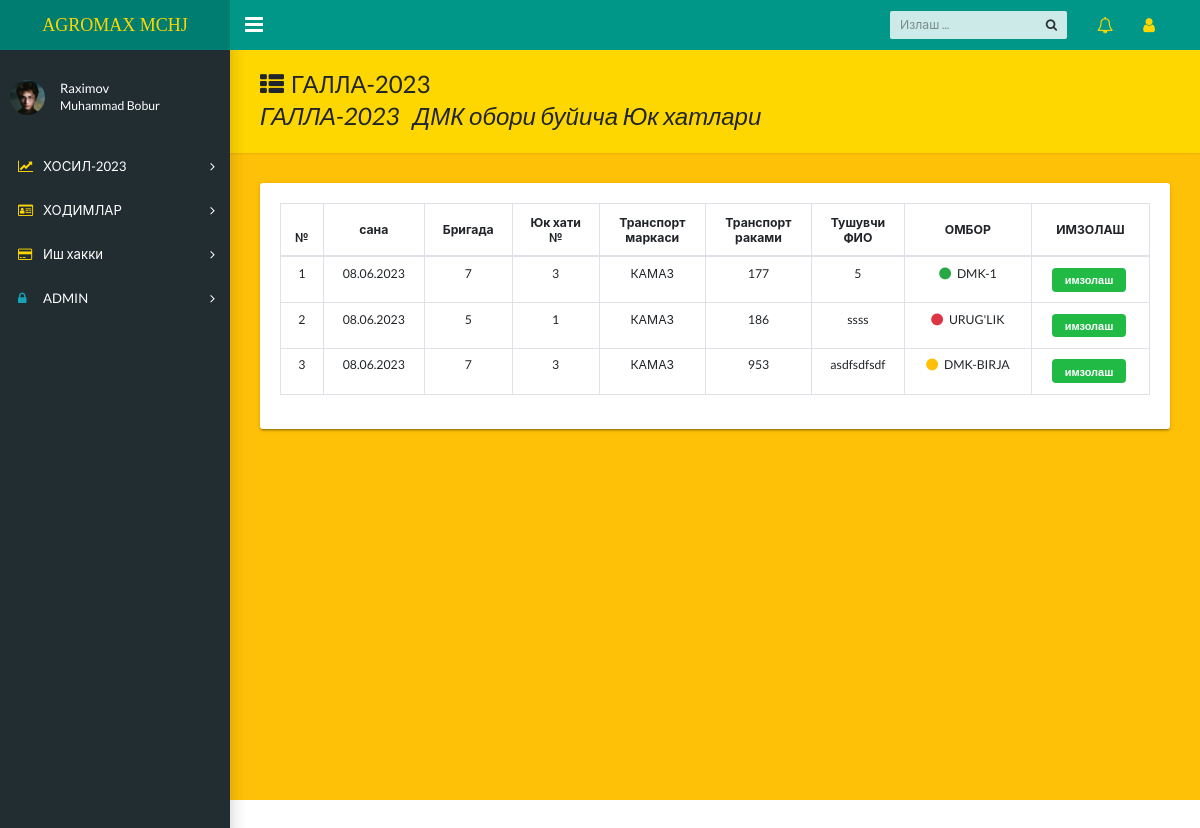
The app's page /dmkimzo/ (signed in), older data.
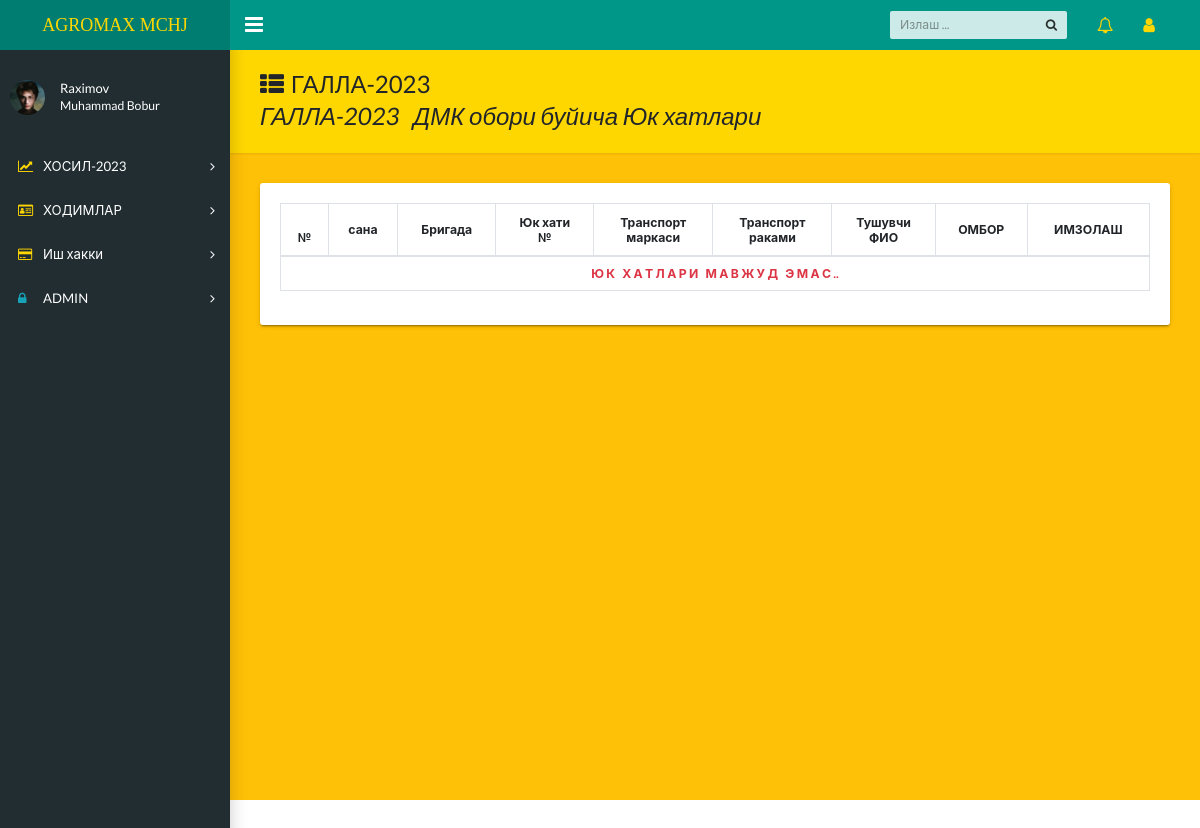
The same page, newer data.
### login/models.py (models this page shows, shortened)
class Profile(models.Model):
    user=models.OneToOneField(User,on_delete=models.CASCADE,unique=True)
    firs_name=models.CharField(max_length=20,blank=True,default='ISM')
    last_name=models.CharField(max_length=20,blank=True,default='FAMILYA')
    pic=models.ImageField(upload_to=get_image_path,default='default/avatar.png')
    activate=models.BooleanField(default=False)

### homes/models.py (models this page shows, shortened)
class Galla(models.Model):
    sender=models.ForeignKey(User,on_delete=models.CASCADE,null=True,blank=True)
    date=models.DateField()
    brigada=models.ForeignKey('GBrigada',on_delete=models.PROTECT)
    ombor=models.ForeignKey("OmborG",on_delete=models.CASCADE)
    yuk_num=models.CharField(max_length=3)
    tr_marka=models.CharField(max_length=20,choices=tr_marka)
    tr_num=models.CharField(max_length=20)
    tr_name=models.CharField(max_length=30)
    imzo=models.BooleanField(default=False)
    brutto=models.FloatField(null=True,blank=True)
    tara=models.FloatField(null=True,blank=True)
    sofVazn=models.IntegerField(blank=True,null=True,default=0)

### login/decarators.py (the view)
        def wrapper_func(request,*args,**kwargs):
            group=None
            if request.user.groups.exists():
                group=request.user.groups.all()[0].name
            if group in allowed_roles:
                return view_func(request,*args,**kwargs)
            else:
                return render(request,'404/404.html')

### login/decarators.py (called while the page is built)
def allowed_users(allowed_roles=[]):
    def decarator(view_func):
        def wrapper_func(request,*args,**kwargs):
            group=None
            if request.user.groups.exists():
                group=request.user.groups.all()[0].name
            if group in allowed_roles:
                return view_func(request,*args,**kwargs)
            else:
                return render(request,'404/404.html')
        return wrapper_func
    return decarator

### login/views.py (called while the page is built)
@login_required(login_url='login')
@allowed_users(allowed_roles=['dmk','admin'])
def dmkimzo(request):
    dmk=Galla.objects.filter(ombor__name__in=['DMK-1',"DMK-BIRJA","URUG'LIK"],imzo=False).order_by('-id').values('date','brigada','ombor__name','yuk_num','tr_num','tr_marka','tr_name','imzo','id')
    context={'dmk':dmk}
    return render(request,'form/dmkimzo.html',context)

### templates/form/dmkimzo.html (shortened to what this page needs)
{% extends 'homes/dashboard.html' %}
{% block content %}
<main class="app-content bg-warning">
    <div class="app-title" style="background-color: gold;">
      <div>
        <h1><i class="fa fa-th-list pr-2"></i>ГАЛЛА-2023
        <p>ГАЛЛА-2023&nbsp;&nbsp;&nbsp;ДМК обори буйича Юк хатлари</p>
      </div>
    </div>
    <div class="row" >
      <div class="col-md-12">
        <div class="tile" >
          <div class="tile-body">
            <div class="table-responsive">
                {% include 'form/dmkimzo-inc.html' %}
              </div>
          </div>
        </div>
      </div>
    </div>
  </main>
{% endblock %}

### templates/homes/dashboard.html (shortened to what this page needs)
{% load static %}
<!DOCTYPE html>
<html lang="en">
  <head>
    <link rel="stylesheet" href="https://cdnjs.cloudflare.com/ajax/libs/semantic-ui/2.5.0/semantic.min.css" />
    <link rel="stylesheet" type="text/css" href="{% static 'css/main.css' %}">
    <link rel="stylesheet" type="text/css" href="https://maxcdn.bootstrapcdn.com/font-awesome/4.7.0/css/font-awesome.min.css">
  </head>
  <body class="app sidebar-mini">
    <header class="app-header"><a class="app-header__logo" style="color: gold;" href="{% url 'home' %}">AGROMAX MCHJ</a>
      <a class="app-sidebar__toggle" href="#" data-toggle="sidebar" aria-label="Hide Sidebar"></a>
      <ul class="app-nav">
        <li class="app-search">
          <input class="app-search__input" type="search" placeholder="Излаш ...">
          <button class="app-search__button"><i class="fa fa-search"></i></button>
        </li>
        <li class="dropdown"><a class="app-nav__item" href="#" data-toggle="dropdown" aria-label="Show notifications"><i class="fa fa-bell-o fa-lg" style="color: gold;"></i></a>
        </li>
        <li class="dropdown"><a class="app-nav__item" href="#" data-toggle="dropdown" aria-label="Open Profile Menu"><i class="fa fa-user fa-lg" style="color: gold;"></i></a>
        </li>
      </ul>
    </header>
    <aside class="app-sidebar">
      <div class="app-sidebar__user"><img class="app-sidebar__user-avatar ui mini image " src="{{request.user.profile.pic.url}}" alt="User Image">
        <div>
          <p class="app-sidebar__user-name">{{user.profile.firs_name}}
          <p class="app-sidebar__user-designation">{{user.profile.last_name}}</p>
        </div>
      </div>
      <ul class="app-menu">
        <li class="treeview"><a class="app-menu__item" href="#" data-toggle="treeview"><i class="app-menu__icon fa fa-line-chart" style="color: gold;"></i><span class="app-menu__label">ХОСИЛ-2023</span><i class="treeview-indicator fa fa-angle-right"></i></a>
        </li>
        <li class="treeview"><a class="app-menu__item" href="#" data-toggle="treeview"><i class="app-menu__icon fa fa-id-card-o" style="color: gold;"></i><span class="app-menu__label">ХОДИМЛАР</span><i class="treeview-indicator fa fa-angle-right"></i></a>
        </li>
        <li class="treeview"><a class="app-menu__item" href="#" data-toggle="treeview"><i class="app-menu__icon fa fa-credit-card " style="color: gold;"></i><span class="app-menu__label">Иш хакки</span><i class="treeview-indicator fa fa-angle-right"></i></a>
        </li>
        <li class="treeview"><a class="app-menu__item" href="#" data-toggle="treeview"><i class="app-menu__icon fa fa-lock text-info"></i><span class="app-menu__label">ADMIN</span><i class="treeview-indicator fa fa-angle-right"></i></a>
        </li>
      </ul>
    </aside>
    {% block content %}
    {% endblock %}
  </body>
</html>

### templates/form/dmkimzo-inc.html
<table class="table table-bordered" style="line-height:12px ;">
    <thead class="text-center" style="font-weight:900 ; line-height: 15px;">
    <tr >
        <th>№</th>
        <th class="align-middle">сана</th>
        <th class="align-middle">Бригада</th>
        <th class="align-middle">Юк хати <br> №</th>
        <th class="align-middle">Транспорт <br> маркаси</th>
        <th class="align-middle">Транспорт <br> раками</th>
        <th class="align-middle">Тушувчи <br>ФИО</th>
        <th class="align-middle">ОМБОР</th>
        <th class="align-middle">ИМЗОЛАШ</th>
    </tr>
    </thead>
    <tbody class="text-center">
    {% for i in dmk %}
    <tr>
        <td>{{forloop.counter}}</td>
        <td>{{i.date|date:"d.m.Y"}}</td>
        <td>{{i.brigada}}</td>
        <td>{{i.yuk_num}}</td>
        <td>{{i.tr_marka}}</td>
        <td>{{i.tr_num}}</td>
        <td>{{i.tr_name}}</td>
        {% if i.ombor__name == 'DMK-1' %}
        <td><i class="circle icon text-success pr-2 "></i>{{i.ombor__name}}</td>
        {% elif i.ombor__name == 'DMK-BIRJA'  %}
        <td><i class="circle icon text-warning pr-2 "></i>{{i.ombor__name}}</td>
        {% elif i.ombor__name == "URUG'LIK" %}
        <td><i class="circle icon text-danger pr-2 "></i>{{i.ombor__name}}</td>
        {% elif i.ombor__name == "ZAVOD" %}
        <td><i class="circle icon text-dark pr-2 "></i>{{i.ombor__name}}</td>
        {% endif %}
        <td class="text-center">
            <a href="{% url 'dmkimzopk' i.id %}">
                <div class="compact ui button mini green">
                    имзолаш
                  </div>
            </a>
        </td>
    </tr>
    {% empty %}
    <tr>
        <td colspan="9" class="text-danger font-weight-bold">Ю&nbsp;К&nbsp;&nbsp; Х&nbsp;А&nbsp;Т&nbsp;Л&nbsp;А&nbsp;Р&nbsp;И&nbsp;&nbsp; М&nbsp;А&nbsp;В&nbsp;Ж&nbsp;У&nbsp;Д&nbsp;&nbsp; Э&nbsp;М&nbsp;А&nbsp;С&nbsp;..</td>
    </tr>
    {% endfor %}
    </tbody>
  </table>

Row changes from the older to the newer data that the page shows:
removed Galla: date "08.06.2023", brigada "7", yuk_num "3", tr_marka "КАМАЗ", tr_num "177", tr_name "5", ombor__name "DMK-1"
removed Galla: date "08.06.2023", brigada "5", yuk_num "1", tr_marka "КАМАЗ", tr_num "186", tr_name "ssss", ombor__name "URUG'LIK"
removed Galla: date "08.06.2023", brigada "7", yuk_num "3", tr_marka "КАМАЗ", tr_num "953", tr_name "asdfsdfsdf", ombor__name "DMK-BIRJA"
Text that changed along with them:
text now shown: "Ю К Х А Т Л А Р И М А В Ж У Д Э М А С .."
